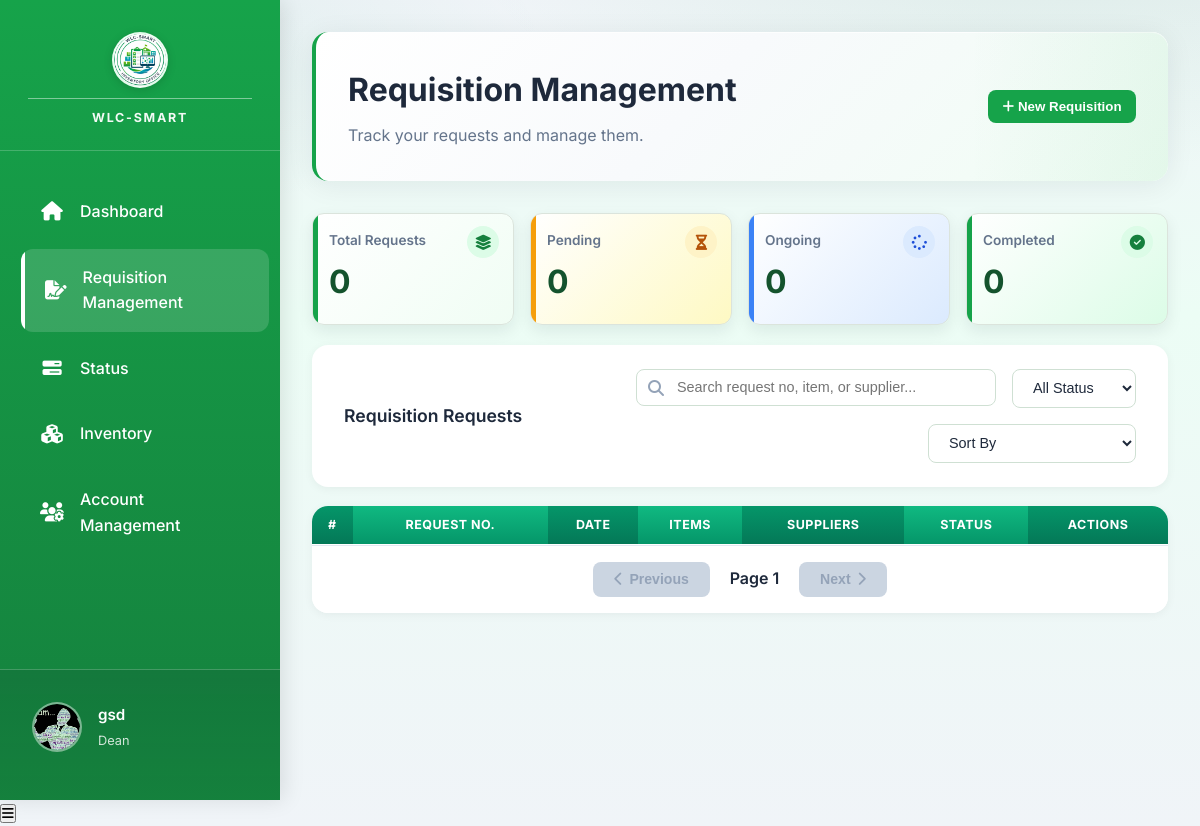
Page /public/pages/dean_requisition_management.php (signed in) on the committed database.
### tables this page shows
CREATE TABLE `user` (
  `user_id` int(11) NOT NULL,
  `Email` varchar(191) NOT NULL COMMENT 'Login email (kept as Email for backward compatibility)',
  `password` varchar(255) NOT NULL COMMENT 'Store hashed password (bcrypt/argon2)',
  `role` enum('Inventory Manager','Dean','Laboratory Manager','Comptroller','President','Employee','User','GSD officer') NOT NULL DEFAULT 'User',
  `failed_attempts` tinyint(3) UNSIGNED NOT NULL DEFAULT 0 COMMENT 'Failed login counter',
  `lock_time` datetime DEFAULT NULL COMMENT 'When account lock was triggered',
  `created_at` datetime NOT NULL DEFAULT current_timestamp() COMMENT 'Record creation timestamp',
  `updated_at` datetime NOT NULL DEFAULT current_timestamp() ON UPDATE current_timestamp() COMMENT 'Last profile/account update',
  `deleted_at` datetime DEFAULT NULL COMMENT 'Soft-delete timestamp',
  `office_id` int(11) DEFAULT NULL,
  `photo_url` varchar(500) DEFAULT NULL COMMENT 'Profile photo URL/path',
  `full_name` varchar(150) DEFAULT NULL COMMENT 'User full name for profile/UI',
  `contact_number` varchar(20) DEFAULT NULL COMMENT 'Mobile/telephone number',
  `has_consented` tinyint(1) NOT NULL DEFAULT 0 COMMENT 'Accepted Privacy Notice + T&C',
  `consent_version` varchar(10) DEFAULT NULL COMMENT 'Policy version accepted (e.g., 2026-01)',
  `consent_date` datetime DEFAULT NULL COMMENT 'When consent was given',
  `last_login` datetime DEFAULT NULL COMMENT 'Most recent successful login',
  `account_status` enum('active','disabled','locked') NOT NULL DEFAULT 'active' COMMENT 'Account lifecycle state',
  `password_updated_at` datetime DEFAULT NULL COMMENT 'Last password change date',
  `remember_token` varchar(255) DEFAULT NULL COMMENT 'Persistent-login/session token hash'
);

### public/pages/dean_requisition_management.php (the view, shortened to what this page needs)
<?php
$db = Database::connect();
$stmt = $db->prepare('SELECT * FROM user WHERE user_id = ?');
$stmt->execute([$_SESSION['user_id']]);
$user = $stmt->fetch(PDO::FETCH_ASSOC);
$username = trim((string)($user['full_name'] ?? ''));
if ($username === '') {
    $username = explode('@', (string)($user['Email'] ?? ''))[0] ?? 'Dean';
}
$initials = strtoupper(substr($user['Email'] ?? 'D', 0, 1));
?>
<!DOCTYPE html>
<html lang="en">
<head>
    <link rel="stylesheet" href="../assets/css/dashboard.css">
    <link rel="stylesheet" href="../assets/css/dean_requisition_management.css">
    <link rel="stylesheet" href="../assets/css/loading.css">
    <link rel="stylesheet" href="https://cdnjs.cloudflare.com/ajax/libs/font-awesome/6.5.0/css/all.min.css">
</head>
<body>
<aside class="sidebar" id="sidebar">
    <?php require __DIR__ . '/partials/sidebar_brand_header.php'; ?>
    <nav>
        <ul class="sidebar-nav">
            <li><a href="dean_dashboard.php"><i class="fas fa-home"></i> <span>Dashboard</span></a></li>
            <li><a href="dean_requisition_management.php" class="active" data-notification-view-key="inventory_review"><i class="fas fa-file-signature"></i> <span>Requisition Management</span></a></li>
            <li><a href="dean_requisition_status.php"><i class="fas fa-bars-progress"></i> <span>Status</span></a></li>
            <li><a href="dean_inventory.php"><i class="fas fa-cubes"></i> <span>Inventory</span></a></li>
            <li><a href="dean_account_management.php"><i class="fas fa-users-cog"></i> <span>Account Management</span></a></li>
        </ul>
    </nav>
    <div class="sidebar-footer">
        <div class="user-profile">
            <div class="user-avatar">
                <?php if (!empty($user['photo_url'])): ?>
                    <img src="../<?php echo htmlspecialchars($user['photo_url']); ?>" alt="Profile Photo" class="user-avatar-img">
                <?php else: ?>
                    <div class="user-avatar-initials"><?php echo $initials; ?></div>
                <?php endif; ?>
            </div>
            <div class="user-details">
                <h4><?php echo htmlspecialchars($username); ?></h4>
                <p>Dean</p>
            </div>
        </div>
    </div>
</aside>
<main class="main-content">
    <div class="page-header management-header">
        <div>
            <h1>Requisition Management</h1>
            <p>Track your requests and manage them.</p>
        </div>
        <button class="btn-green" onclick="window.location.href='dean_requisition_form.php?from=requisition';">
            <i class="fas fa-plus"></i> New Requisition
        </button>
    </div>
    <div class="summary-grid">
        <div class="summary-card">
            <p>Total Requests</p>
            <h3 id="totalCount">0</h3>
        </div>
        <div class="summary-card">
            <p>Pending</p>
            <h3 id="pendingCount">0</h3>
        </div>
        <div class="summary-card">
            <p>Ongoing</p>
            <h3 id="ongoingCount">0</h3>
        </div>
        <div class="summary-card">
            <p>Completed</p>
            <h3 id="completedCount">0</h3>
        </div>
    </div>
    <div class="filter-section">
        <h3>Requisition Requests</h3>
        <div class="filter-controls">
            <div class="search-container">
                <input type="text" id="searchInput" class="search-input" placeholder="Search request no, item, or supplier...">
            </div>
            <select id="statusFilter" class="sort-dropdown">
                <option value="all">All Status</option>
            </select>
            <select id="sortDropdown" class="sort-dropdown">
                <option value="">Sort By</option>
            </select>
        </div>
    </div>
    <div class="table-container">
        <div class="table-wrapper">
            <table>
                <thead>
                    <tr>
                        <th>#</th>
                        <th>Request No.</th>
                        <th>Date</th>
                        <th>Items</th>
                        <th>Suppliers</th>
                        <th>Status</th>
                        <th>Actions</th>
                    </tr>
                </thead>
            </table>
        </div>
        <div class="pagination-controls">
            <button id="prevReqBtn" class="pagination-btn" disabled>
                <i class="fas fa-chevron-left"></i> Previous
            </button>
            <span id="reqPageInfo" class="page-info">Page 1</span>
            <button id="nextReqBtn" class="pagination-btn" disabled>
                Next <i class="fas fa-chevron-right"></i>
            </button>
        </div>
    </div>
</main>
<button class="mobile-menu-btn" id="mobileMenuBtn"><i class="fas fa-bars"></i></button>
</body>
</html>

### public/assets/css/dean_requisition_management.css (style rules this page uses)
.management-header { display: flex; justify-content: space-between; align-items: center; gap: 1rem; }
.filter-section { background: white; padding: 1.5rem 2rem; border-radius: 16px; box-shadow: 0 2px 10px rgba(0, 0, 0, 0.05); margin-bottom: 1.2rem; display: flex; align-items: center; justify-content: space-between; flex-wrap: wrap; gap: 1rem; }
.filter-section h3 { margin: 0; font-size: 1.1rem; color: #1e293b; font-weight: 600; min-width: 150px; }
.filter-controls { display: flex; gap: 1rem; flex-wrap: wrap; flex: 1; justify-content: flex-end; }
.search-container { position: relative; flex: 1; min-width: 250px; max-width: 360px; }
.btn-green, .btn-muted, .btn-danger { border: 0; border-radius: 8px; padding: 0.55rem 0.9rem; font-weight: 700; cursor: pointer; }
.btn-green { background: #16a34a; color: #fff; }
.summary-grid { display: grid; grid-template-columns: repeat(auto-fit, minmax(180px, 1fr)); gap: 1rem; margin-bottom: 1.25rem; }
.summary-card { position: relative; overflow: hidden; background: linear-gradient(135deg, #ffffff 0%, #f0fdf4 100%); border: 1px solid #dbe4dc; border-radius: 12px; padding: 1rem; box-shadow: 0 6px 16px rgba(15, 23, 42, 0.08); transition: transform 0.18s ease, box-shadow 0.18s ease; }
.summary-card::before { content: ""; position: absolute; left: 0; top: 0; bottom: 0; width: 5px; background: #16a34a; }
.summary-card:nth-child(2) { background: linear-gradient(135deg, #ffffff 0%, #fef9c3 100%); }
.summary-card:nth-child(2)::before { background: #f59e0b; }
.summary-card:nth-child(3) { background: linear-gradient(135deg, #ffffff 0%, #dbeafe 100%); }
.summary-card:nth-child(3)::before { background: #3b82f6; }
.summary-card:nth-child(4) { background: linear-gradient(135deg, #ffffff 0%, #dcfce7 100%); }
.summary-card:nth-child(4)::before { background: #16a34a; }
.summary-card:not(:has(.summary-card-icon))::after { font-family: "Font Awesome 6 Free"; font-weight: 900; position: absolute; right: 0.85rem; top: 0.75rem; width: 32px; height: 32px; border-radius: 999px; display: inline-flex; align-items: center; justify-content: center; font-size: 0.95rem; background: #dcfce7; color: #15803d; content: "\f5fd"; }
.summary-card:nth-child(2):not(:has(.summary-card-icon))::after, .summary-card:nth-child(2) .summary-card-icon { background: #fef3c7; color: #b45309; content: "\f252"; }
.summary-card:nth-child(3):not(:has(.summary-card-icon))::after, .summary-card:nth-child(3) .summary-card-icon { background: #dbeafe; color: #1d4ed8; content: "\f110"; }
.summary-card:nth-child(4):not(:has(.summary-card-icon))::after, .summary-card:nth-child(4) .summary-card-icon { background: #dcfce7; color: #15803d; content: "\f058"; }
.summary-card p { font-size: 0.85rem; color: #64748b; font-weight: 600; padding-right: 2.2rem; }
.summary-card h3 { font-size: 2rem; color: #14532d; margin-top: 0.3rem; letter-spacing: -0.02em; }
.search-input, .status-filter, .modal-body select, .modal-body textarea { border: 1px solid #cfe0d3; border-radius: 8px; padding: 0.55rem 0.7rem; font-size: 0.9rem; }
.search-input { width: 100%; min-width: 280px; padding: 0.6rem 0.75rem 0.6rem 2.5rem; }
.sort-dropdown { padding: 0.6rem 1rem; border: 1px solid #cfe0d3; border-radius: 8px; background-color: white; color: #1e293b; cursor: pointer; font-weight: 500; font-size: 0.9rem; }
.pagination-controls { display: flex; align-items: center; justify-content: center; gap: 1.25rem; padding: 1rem 1.2rem; border-top: 1px solid #e2e8f0; background: #fff; }
.pagination-btn { padding: 0.6rem 1.3rem; background: linear-gradient(135deg, #16a34a 0%, #15803d 100%); color: #fff; border: 0; border-radius: 8px; font-weight: 600; font-size: 0.88rem; cursor: pointer; display: inline-flex; align-items: center; gap: 0.4rem; box-shadow: 0 4px 12px rgba(22, 163, 74, 0.24); }
.pagination-btn:disabled { background: #cbd5e1; color: #94a3b8; cursor: not-allowed; box-shadow: none; }
.page-info { color: #1e293b; font-weight: 600; }

### rows in the picture
user: photo_url (picture), Email "gsd"
